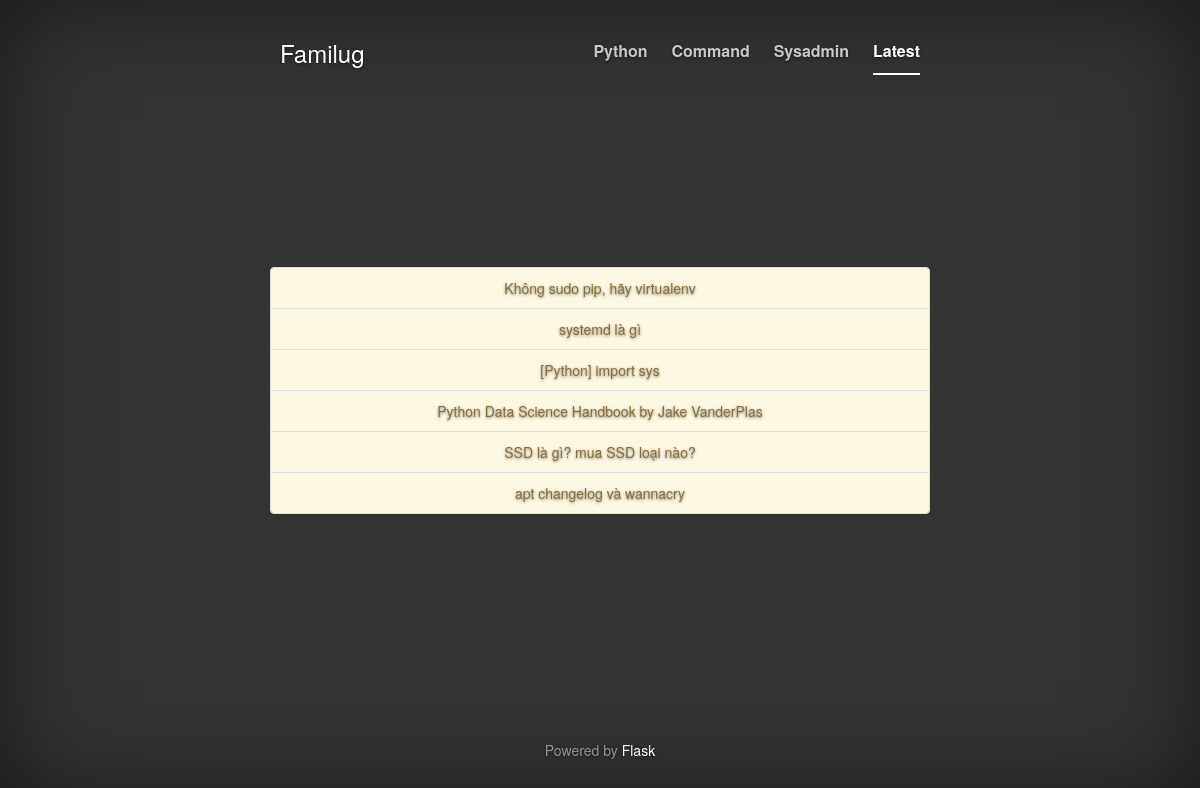
The app's page /Latest with its own data.
### app.py (models this page shows, shortened)
class Posts(db.Model):
    __tablename__ = 'posts'
    id = db.Column(db.Integer, primary_key=True, autoincrement=True)
    title = db.Column(db.String(200), nullable=False)
    label = db.Column(db.String(50), nullable=False)
    url = db.Column(db.String(2000), nullable=False)

### app.py (the view)
@app.route("/")
@app.route("/<label>")
def index(label="Python"):
    posts = Posts.query.filter_by(label=label).limit(LIMIT).all()
    return render_template("index.html", label=label, posts=posts)

### templates/index.html (shortened to what this page needs)
{% extends "base.html" %}
{% block li %}
{% if label == 'Python' %}
    <li class="active"><a href="{{ url_for('index', label='Python') }}">Python</a></li>
    <li><a href="{{ url_for('index', label='Command') }}">Command</a></li>
    <li><a href="{{ url_for('index', label='sysadmin') }}">Sysadmin</a></li>
    <li><a href="{{ url_for('index', label='Latest') }}">Latest</a></li>
{% elif label == 'Command' %}
    <li><a href="{{ url_for('index', label='Python') }}">Python</a></li>
    <li class="active"><a href="{{ url_for('index', label='Command') }}">Command</a></li>
    <li><a href="{{ url_for('index', label='sysadmin') }}">Sysadmin</a></li>
    <li><a href="{{ url_for('index', label='Latest') }}">Latest</a></li>
{% elif label == 'sysadmin' %}
    <li><a href="{{ url_for('index', label='Python') }}">Python</a></li>
    <li><a href="{{ url_for('index', label='Command') }}">Command</a></li>
    <li class="active"><a href="{{ url_for('index', label='sysadmin') }}">Sysadmin</a></li>
    <li><a href="{{ url_for('index', label='Latest') }}">Latest</a></li>
{% elif label == 'Latest' %}
    <li><a href="{{ url_for('index', label='Python') }}">Python</a></li>
    <li><a href="{{ url_for('index', label='Command') }}">Command</a></li>
    <li><a href="{{ url_for('index', label='sysadmin') }}">Sysadmin</a></li>
    <li class="active"><a href="{{ url_for('index', label='Latest') }}">Latest</a></li>
{% endif %}
{% endblock %}
{% block body %}
    <div class="list-group">
    {% for post in posts %}
        <a href="{{ post.url }}" class="list-group-item list-group-item-warning">{{ post.title }}</a>
    {% endfor %}
    </div>
{% endblock %}

### static/css/cover.css (style rules this page uses)
a, a:focus, a:hover { color: #fff; }
html, body { height: 100%; background-color: #333; }
body { color: #fff; text-align: center; text-shadow: 0 1px 3px rgba(0,0,0,.5); }
.masthead-nav > li { display: inline-block; }
.masthead-nav > li + li { margin-left: 20px; }
.masthead-nav > li > a { padding-right: 0; padding-left: 0; font-size: 16px; font-weight: bold; color: #fff; color: rgba(255,255,255,.75); border-bottom: 2px solid transparent; }
.masthead-nav > .active > a, .masthead-nav > .active > a:hover, .masthead-nav > .active > a:focus { color: #fff; border-bottom-color: #fff; }

### records on screen
Posts: title "Không sudo pip, hãy virtualenv"
Posts: title "systemd là gì"
Posts: title "[Python] import sys"
Posts: title "Python Data Science Handbook by Jake VanderPlas"
Posts: title "SSD là gì? mua SSD loại nào?"
Posts: title "apt changelog và wannacry"
